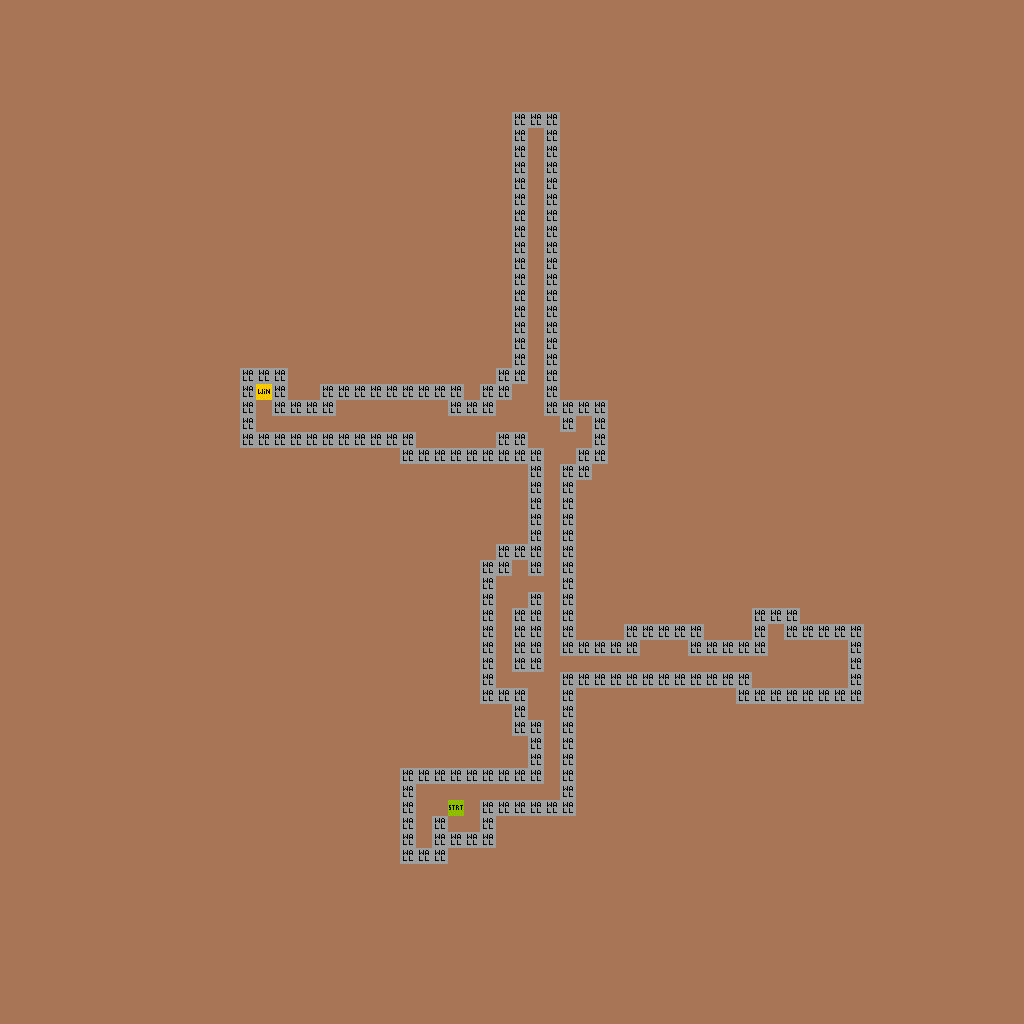

This game map was drawn from its Tiled (.tmx) file and the tilesets committed beside it. A one-line description and the trimmed map source follow:
An orthogonal 64x64 tile map with 16x16 px tiles, 4 tile layers (Art_Background, Art_Gameplay, SlimeCover, Gameplay), 3 tilesets and 1 object (spawn).

<map version="1.2" tiledversion="1.2.2" orientation="orthogonal" renderorder="right-down" width="64" height="64" tilewidth="16" tileheight="16" infinite="0" backgroundcolor="#a87656" nextlayerid="11" nextobjectid="2">
 <tileset firstgid="1" source="tileset/GameplayTileset.tsx" />
 <tileset firstgid="33" source="tileset/GameplayImages.tsx" />
 <tileset firstgid="305" source="tileset/SlimeCave.tsx" />
 <layer id="6" name="Art_Background" width="64" height="64">
  <data>[4096 cells, 0 non-empty, 0 distinct tile ids]</data>
 </layer>
 <layer id="9" name="Art_Gameplay" width="64" height="64">
  <data>[4096 cells, 0 non-empty, 0 distinct tile ids]</data>
 </layer>
 <layer id="10" name="SlimeCover" width="64" height="64">
  <data>[4096 cells, 0 non-empty, 0 distinct tile ids]</data>
 </layer>
 <layer id="7" name="Gameplay" width="64" height="64">
  <data>[4096 cells, 224 non-empty, 3 distinct tile ids]</data>
 </layer>
 <objectgroup id="8" name="Properties">
  <object id="1" name="spawn" x="448" y="800" width="16" height="16" />
 </objectgroup>
</map>
